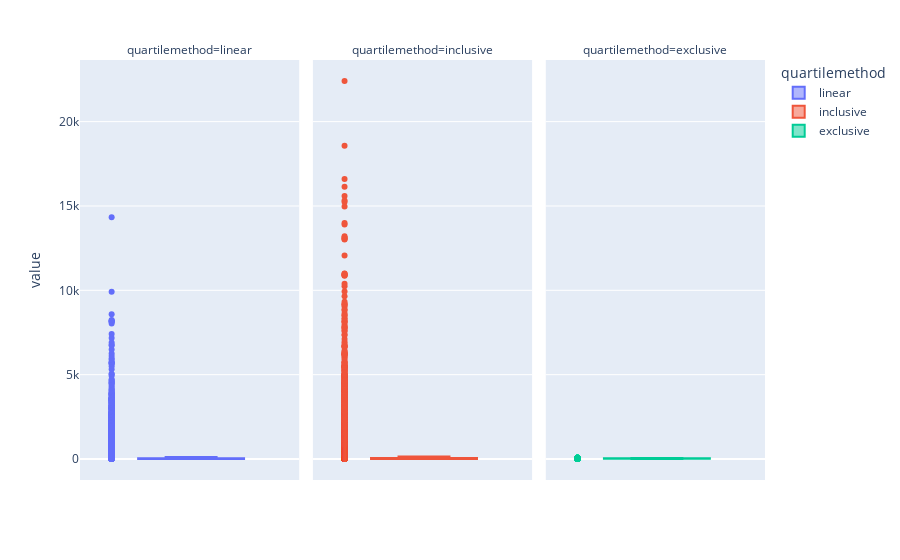

The code cell stored with this chart in its notebook:
### Code cell
df = pd.DataFrame(dict(
    linear=train['RoomService'],
    inclusive = train['Spa'],
    exclusive = train['Age']
)).melt(var_name='quartilemethod')

fig = px.box(
    df, 
    y='value', 
    facet_col='quartilemethod', 
    color='quartilemethod',
    boxmode='overlay',
    points='all'
)

fig.update_traces(quartilemethod='linear', jitter=0, col=1)
fig.update_traces(quartilemethod='inclusive', jitter=0, col=2)
fig.update_traces(quartilemethod='exclusive', jitter=0, col=3)

fig.show()

### Figure 1 — Plotly figure (JSON) as saved in the notebook; plotly's stock layout.template omitted (floating-point values rounded to 4 significant figures; data arrays with more than 128 entries replaced by an {"elided": "..."} marker saying what was removed)
{"data": [{"alignmentgroup": "True", "boxpoints": "all", "hovertemplate": "quartilemethod=linear<br>value=%{y}<extra></extra>", "legendgroup": "linear", "marker": {"color": "#636efa"}, "name": "linear", "notched": false, "offsetgroup": "linear", "orientation": "v", "showlegend": true, "x0": " ", "xaxis": "x", "y": {"elided": "8693 int values"}, "y0": " ", "yaxis": "y", "type": "box", "jitter": 0, "quartilemethod": "linear"}, {"alignmentgroup": "True", "boxpoints": "all", "hovertemplate": "quartilemethod=inclusive<br>value=%{y}<extra></extra>", "legendgroup": "inclusive", "marker": {"color": "#EF553B"}, "name": "inclusive", "notched": false, "offsetgroup": "inclusive", "orientation": "v", "showlegend": true, "x0": " ", "xaxis": "x2", "y": {"elided": "8693 int values"}, "y0": " ", "yaxis": "y2", "type": "box", "jitter": 0, "quartilemethod": "inclusive"}, {"alignmentgroup": "True", "boxpoints": "all", "hovertemplate": "quartilemethod=exclusive<br>value=%{y}<extra></extra>", "legendgroup": "exclusive", "marker": {"color": "#00cc96"}, "name": "exclusive", "notched": false, "offsetgroup": "exclusive", "orientation": "v", "showlegend": true, "x0": " ", "xaxis": "x3", "y": {"elided": "8693 int values"}, "y0": " ", "yaxis": "y3", "type": "box", "jitter": 0, "quartilemethod": "exclusive"}], "layout": {"xaxis": {"anchor": "y", "domain": [0, 0.32], "type": "category", "range": [-0.5195, 0.5], "autorange": true}, "yaxis": {"anchor": "x", "domain": [0, 1], "title": {"text": "value"}, "type": "linear", "range": [-1245.0, 23650.0], "autorange": true}, "xaxis2": {"anchor": "y2", "domain": [0.34, 0.66], "matches": "x", "type": "category", "range": [-0.5195, 0.5], "autorange": true}, "yaxis2": {"anchor": "x2", "domain": [0, 1], "matches": "y", "showticklabels": false, "type": "linear", "range": [-1245.0, 23650.0], "autorange": true}, "xaxis3": {"anchor": "y3", "domain": [0.68, 1.0], "matches": "x", "type": "category", "range": [-0.5195, 0.5], "autorange": true}, "yaxis3": {"anchor": "x3", "domain": [0, 1], "matches": "y", "showticklabels": false, "type": "linear", "range": [-1245.0, 23650.0], "autorange": true}, "annotations": [{"font": {}, "showarrow": false, "text": "quartilemethod=linear", "x": 0.16, "xanchor": "center", "xref": "paper", "y": 1, "yanchor": "bottom", "yref": "paper"}, {"font": {}, "showarrow": false, "text": "quartilemethod=inclusive", "x": 0.5, "xanchor": "center", "xref": "paper", "y": 1, "yanchor": "bottom", "yref": "paper"}, {"font": {}, "showarrow": false, "text": "quartilemethod=exclusive", "x": 0.84, "xanchor": "center", "xref": "paper", "y": 1, "yanchor": "bottom", "yref": "paper"}], "legend": {"title": {"text": "quartilemethod"}, "tracegroupgap": 0}, "margin": {"t": 60}, "boxmode": "overlay", "autosize": true}}
